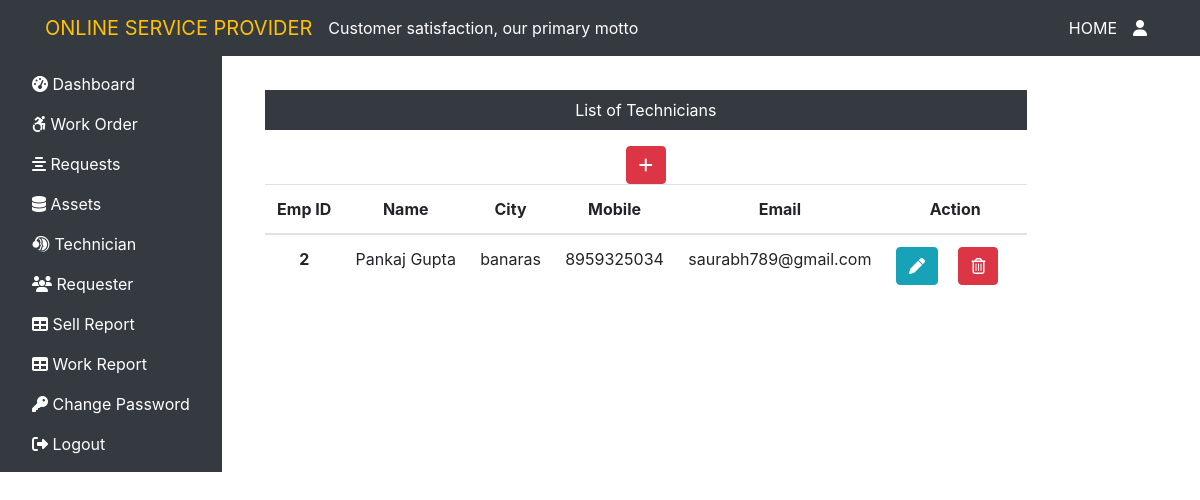
/admin/technician.php, run on the app's committed database.
### tables this page shows
CREATE TABLE `technician` (
  `id` int(13) NOT NULL,
  `name` varchar(50) NOT NULL,
  `password` varchar(50) NOT NULL,
  `city` varchar(50) NOT NULL,
  `mobile` varchar(50) NOT NULL,
  `email` varchar(50) NOT NULL
);

### admin/technician.php (the view, shortened to what this page needs)
<?php include "admin_header.php"; ?>
<body>
 <?php include "admin_navigation.php";?>
<div class="margin1">
<div class="col-sm-9 col-md-10 mt-5 text-center">
  <p class=" bg-dark text-white p-2">List of Technicians</p>
  <?php
  $sql ="SELECT * FROM `technician`";
  $result = mysqli_query($con,$sql);
  $run = mysqli_num_rows($result);
  if ($run>0) {
     echo '<table class="table">
  <thead>
   <tr>
    <th scope="col">Emp ID</th>
    <th scope="col">Name</th>
    <th scope="col">City</th>
    <th scope="col">Mobile</th>
    <th scope="col">Email</th>
    <th scope="col">Action</th>
   </tr>
  </thead>
  <tbody>';
   while ($row=mysqli_fetch_assoc($result)) {
     echo '<tr>
    <th scope="row">'.$row['id'].'</th>
    <td>'.$row['name'].'</td>
    <td>'.$row['city'].'</td>
    <td>'.$row['mobile'].'</td>
    <td>'.$row['email'].'</td>
    <td>
    <form action="edittech.php" method="POST" class="d-inline">
          <input type="hidden" name="id" value='.$row['id'].'>
          <button type="submit" class="btn btn-info mr-3" name="edit" value="">
            <i class="fas fa-pen"></i>
          </button>
        </form>
        <form action="" method="POST" class="d-inline">
          <input type="hidden" name="id" value='.$row['id'].'>
          <button type="submit" class="btn btn-danger mr-3" name="delete" value="">
            <i class="far fa-trash-alt"></i>
          </button>
        </form>
       </tr>';
}
 }
  ?>
</div>
</div>
<div class="float-down"><a href="addtech.php" class="btn btn-danger"><i class="fas fa-plus fa-1x"></i></a></div>
</body>
</html

### admin/style1.css (style rules this page uses)
.margin1 { margin-left: 250px; margin-top: -430px; }

### data on the page
technician: id "2", name "Pankaj Gupta", city "banaras", mobile "8959325034", email "saurabh789@gmail.com"
